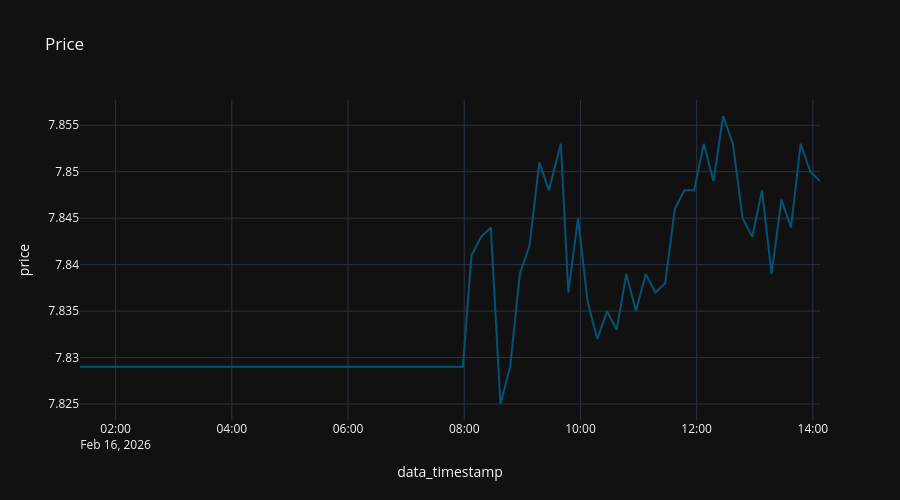

The notebook cell this image was saved under:
### Code cell
x = df[df['ticker'] == asset_ticker][['data_timestamp', 'price', 'ticker']].sort_values(by="data_timestamp")

fig = px.line (
  x,
  "data_timestamp",
  "price",
  title="Price"
#   color_discrete_sequence="Tealgrn_r",
)

fig.update_layout (
  height=500,
)
